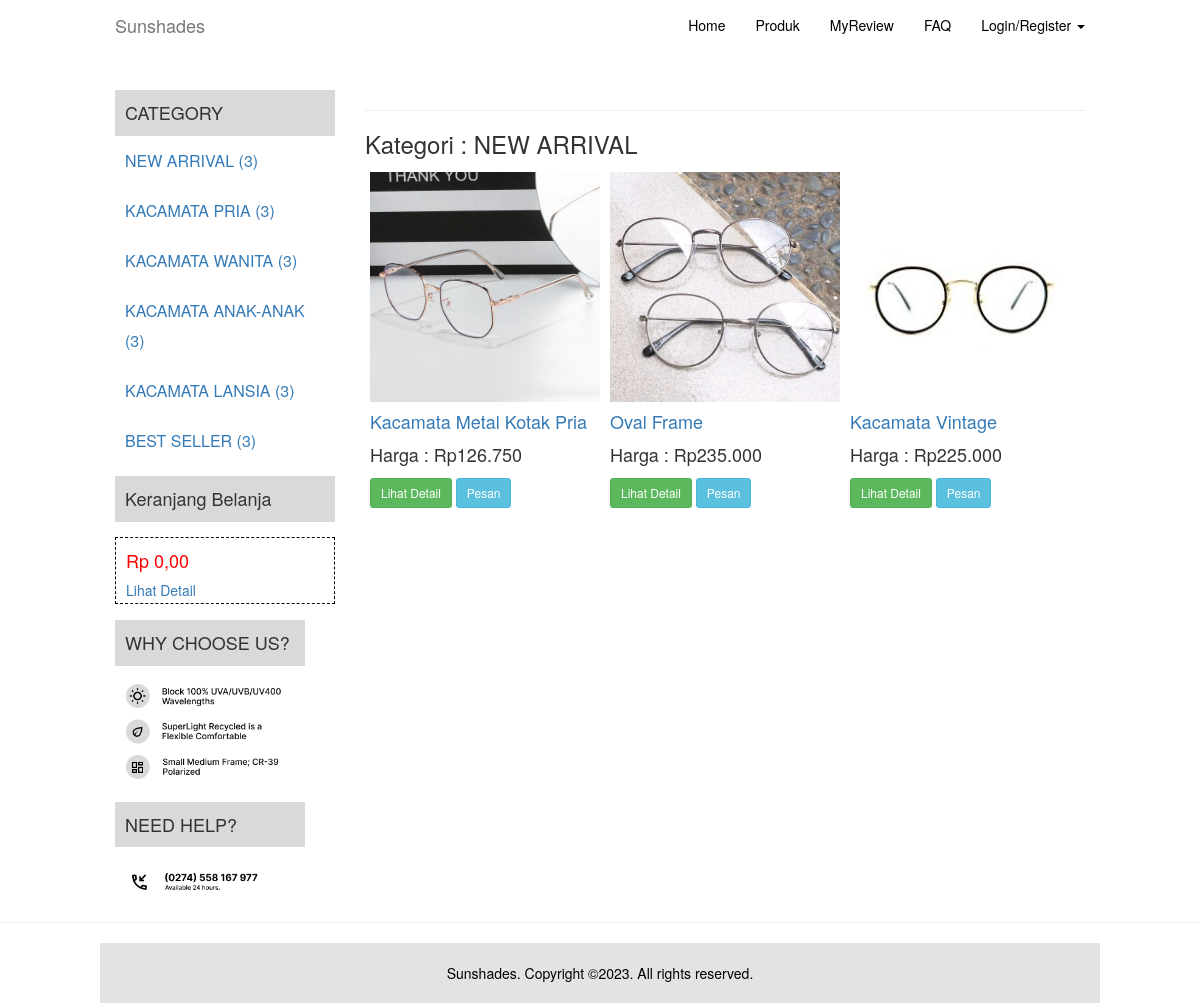
Screenshot of /menu.php?kategori=6 with the database file from the repository.
### tables this page shows
CREATE TABLE `kategori_produk` (
  `id` int(3) NOT NULL,
  `nama` varchar(100) NOT NULL,
  `deskripsi` text NOT NULL
);

CREATE TABLE `produk` (
  `id` int(4) NOT NULL,
  `nama` varchar(100) NOT NULL,
  `deskripsi` text NOT NULL,
  `gambar` varchar(200) NOT NULL,
  `harga` decimal(10,0) NOT NULL,
  `kategori_produk_id` int(11) NOT NULL
);

### inc/config.php (called while the page is built, shortened)
<?php
$url = "http://localhost/sunshades/";
?>

### menu.php (the view, shortened to what this page needs)
<?php
    require "inc/config.php";
    require "layout/header.php";
?>
<?php
if (!empty($_GET['id'])) {
    extract($_GET);
    $k = mysqli_query($connect, "SELECT * FROM produk where id='$id'");
    $data = mysqli_fetch_array($k);
    ?>
    <div class="col-md-9">
        <div class="row">
            <div class="col-md-12">
                <h3>Detail : <?php echo $data['nama'] ?></h3>
                <br/>
                <div class="col-md-12 content-menu" style="margin-top:-20px;">
                    <?php $kat = mysqli_fetch_array(mysqli_query($connect, "SELECT * FROM kategori_produk where id='$data[kategori_produk_id]'")); ?>
                    <h4>Kategori : <a href="<?php echo $url; ?>menu.php?kategori=<?php echo $kat['id'] ?>"><?php echo $kat['nama'] ?></a></h4>
                    <a href="<?php echo $url; ?>menu.php?id=<?php echo $data['id'] ?>">
                        <img src="<?php echo $url; ?>uploads/<?php echo $data['gambar'] ?>" width="100%">
                    </a>
                    <br><br>
                    <p><?php echo $data['deskripsi'] ?></p>
                    <p style="font-size:18px">Harga : Rp<?php echo number_format($data['harga'], 0, ',', '.') ?></p>
                    <p>
                        <a href="<?php echo $url; ?>menu.php" class="btn btn-success" role="button">Kembali</a>
                        <a href="<?php echo $url; ?>keranjang.php?act=beli&produk_id=<?php echo $data['id'] ?>" class="btn btn-info" role="button">Pesan</a>
                    </p>
                </div>
            </div>
        </div>
    </div>
<?php } elseif (!empty($_GET['kategori'])) {
    extract($_GET);
    $kat = mysqli_fetch_array(mysqli_query($connect, "SELECT * FROM kategori_produk where id='$kategori'"));
    ?>
    <div class="col-md-9">
        <div class="row">
            <div class="col-md-12">
                <hr>
                <h3>Kategori : <?php echo $kat['nama'] ?></h3>
                <?php
                $k = mysqli_query($connect, "SELECT * FROM produk where kategori_produk_id='$kategori'");
                while ($data = mysqli_fetch_array($k)) {
                    ?>
                    <div class="col-md-4 content-menu">
                        <a href="<?php echo $url; ?>menu.php?id=<?php echo $data['id'] ?>">
                            <img src="<?php echo $url; ?>uploads/<?php echo $data['gambar'] ?>" width="100%">
                            <h4><?php echo $data['nama'] ?></h4>
                        </a>
                        <p style="font-size:18px">Harga : Rp<?php echo number_format($data['harga'], 0, ',', '.') ?></p>
                        <p>
                            <a href="<?php echo $url; ?>menu.php?id=<?php echo $data['id'] ?>" class="btn btn-success btn-sm" role="button">Lihat Detail</a>
                            <a href="<?php echo $url; ?>keranjang.php?act=beli&produk_id=<?php echo $data['id'] ?>" class="btn btn-info btn-sm" role="button">Pesan</a>
                        </p>
                    </div>
                <?php } ?>
            </div>
        </div>
    </div>
<?php } ?>
<?php require "layout/footer.php"; ?>

### layout/header.php (shortened to what this page needs)
<?php
  require "inc/config.php";
?>
<!DOCTYPE html>
<html lang="en">
  <head>
    <link href="<?php echo $url ?>assets/bootstrap/css/bootstrap.css" rel="stylesheet">
    <link href="<?php echo $url ?>assets/bootstrap/css/datetimepicker.css" rel="stylesheet">
    <link href="<?php echo $url ?>assets/css/navbar-fixed-top.css" rel="stylesheet">
    <link href="<?php echo $url ?>assets/css/full-slider.css" rel="stylesheet">
    <link href="<?php echo $url ?>assets/css/style.css" rel="stylesheet">
  </head>
  <body>
    <nav class="navbar navbar-default navbar-fixed-top navbar-blue">
      <div class="container">
        <div class="navbar-header">
          <a class="navbar-brand" href="index.php">Sunshades</a>
        </div>
          <div id="navbar" class="navbar-collapse collapse">
          <ul class="nav navbar-nav navbar-right">
            <li><a href="<?php echo $url ?>">Home</a></li>
            <li><a href="<?php echo $url ?>menu.php">Produk</a></li>
            <li><a href="<?php echo $url ?>kontak.php">MyReview</a></li>
            <li><a href="<?php echo $url ?>info.php">FAQ</a></li>
            <?php if(!empty($_SESSION['iam_user'])){ ?>
			<?php
				$user = mysqli_fetch_object(mysqli_query($connect, "SELECT*FROM user where id='$_SESSION[iam_user]'"));
			?>
      <li><a href="<?php echo $url ?>pembayaran.php">Pembayaran</a></li>
			<li class="dropdown">
              <a href="#" class="dropdown-toggle" data-toggle="dropdown" role="button" aria-haspopup="true" aria-expanded="false">Hi <?php echo $user->nama; ?> <span class="caret"></span></a>
              <ul class="dropdown-menu">
                <li><a href="<?php echo $url ?>profile.php">Profil</a></li>
                <li><a href="<?php echo $url ?>logout.php">Logout</a></li>
              </ul>
            </li>
			<?php }else{ ?>
			<li class="dropdown">
              <a href="#" class="dropdown-toggle" data-toggle="dropdown" role="button" aria-haspopup="true" aria-expanded="false">Login/Register <span class="caret"></span></a>
            </li>
			<?php } ?>
          </ul>
        </div>
      </div>
    </nav>
	<div class="container" style="margin-top:20px;">
	<div class="row">
		<div class="col-md-3">
			<div style="background:#D9D9D9; width:100%; height:auto; padding-top:3px;padding-bottom:3px; padding-left:10px;">
			<h4>CATEGORY</h4>
			</div>
			<ul class="kategori">
				<?php
					$kategori = mysqli_query($connect, "SELECT * FROM kategori_produk");
					while($data = mysqli_fetch_array($kategori)){
				?>
					<li><a href="<?php echo $url; ?>menu.php?kategori=<?php echo $data['id'] ?>"><?php echo $data['nama']; ?> (<?php
						$ck = mysqli_num_rows(mysqli_query($connect, "SELECT * FROM produk WHERE kategori_produk_id='$data[id]'"));
						if($ck > 0){ echo $ck; }else{ echo 0; } ?>)</a></li>
				<?php } ?>
			</ul>
			<div style="background:#D9D9D9; width:100%; height:auto; padding-top:3px;padding-bottom:3px; padding-left:10px; 	margin-bottom:15px;">
				<h4>Keranjang Belanja</h4>
			</div>
			<div style=" width:100%; height:auto; padding-top:3px;padding-bottom:3px; padding-left:10px; 	margin-bottom:15px; border: 1px dashed #000;">
			<?php
                            if(isset($_SESSION['cart'])){
                                $total = 0;
                                $cart = unserialize($_SESSION['cart']);
                                if($cart == ''){
                                    $cart = [];
                                }
                                foreach($cart as $id => $qty){
                                    $product = mysqli_fetch_array(mysqli_query($connect, "select * from produk WHERE id='$id'"));
                                    if(isset($product)){
                                       $t = $qty * $product['harga'];
                                       $total += $t;
                                    }
                                }
                                echo '<h4 style="color:#f00;">Rp '. number_format($total, 2, ',', '.') .'</h4>';
                            }else{
                                echo '<h4 style="color:#f00;">Rp 0,00</h4>';
                            }
                        ?>
				<a href="<?php echo $url; ?>keranjang.php">Lihat Detail</a>
			</div>
			<div class="row col-md-12">
      <div style="background:#D9D9D9; width:100%; height:auto; padding-top:3px;padding-bottom:3px; padding-left:10px; 	margin-bottom:15px;">
				<h4>WHY CHOOSE US?</h4>
			</div>
				<img src="<?php echo $url.'assets/img/wcu.png'; ?>" width="100%"><br><br>
      <div style="background:#D9D9D9; width:100%; height:auto; padding-top:3px;padding-bottom:3px; padding-left:10px; 	margin-bottom:15px;">
				<h4>NEED HELP?</h4>
			</div>
        <img src="<?php echo $url.'assets/img/nh.png'; ?>" width="100%">
			</div>
		</div>

### assets/css/navbar-fixed-top.css (style rules this page uses)
body { padding-top: 70px; }

### assets/css/style.css (style rules this page uses)
@media (min-width: 768px) { .container { width: 750px; } }
@media (min-width: 992px) { .container { width: 970px; } }
@media (min-width: 1200px) { .container { width: 1000px; } }
.kategori li { list-style:none; margin-left:-40px; font-size:16px; line-height:30px; }
.content-menu { background-color: #ffffff; padding:5px; }
* { transition: all 200ms ease-in-out; }
body { background-color: #ffffff; }
.navbar-blue { background-color: rgb(255, 255, 255); border:none; color: #EBEBEB; }
.navbar-blue .navbar-brand { color: rgb(0, 0, 0)818; }
.navbar-blue .navbar-nav li > a { color:#000000; }
.kategori { border:1px solidrgb(168, 168, 168); background-color: #ffffff; }
.kategori li { padding:10px; color: #000000; }

### rows the page displays
kategori_produk: nama "NEW ARRIVAL", ck "3"
kategori_produk: nama "KACAMATA PRIA", ck "3"
kategori_produk: nama "KACAMATA WANITA", ck "3"
kategori_produk: nama "KACAMATA ANAK-ANAK", ck "3"
kategori_produk: nama "KACAMATA LANSIA", ck "3"
kategori_produk: nama "BEST SELLER", ck "3"
produk: gambar (picture), nama "Kacamata Metal Kotak Pria", harga "126.750"
produk: gambar (picture), nama "Oval Frame", harga "235.000"
produk: gambar (picture), nama "Kacamata Vintage", harga "225.000"
